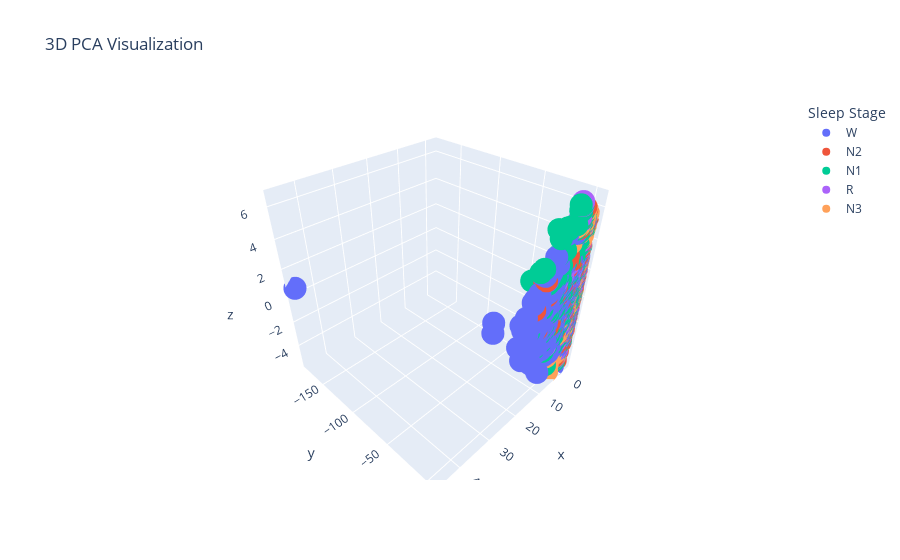

Notebook code cell kept with this figure:
### Code cell
import plotly.express as px
fig = px.scatter_3d(
    x=X_pca[:, 0], y=X_pca[:, 1], z=X_pca[:, 2],
    color=y_balanced,
    labels={'color': 'Sleep Stage'},
    title='3D PCA Visualization'
)
fig.show()

### Figure 1 — Plotly figure (JSON) as saved in the notebook; plotly's stock layout.template omitted (floating-point values rounded to 4 significant figures; data arrays with more than 128 entries replaced by an {"elided": "..."} marker saying what was removed)
{"data": [{"hovertemplate": "Sleep Stage=W<br>x=%{x}<br>y=%{y}<br>z=%{z}<extra></extra>", "legendgroup": "W", "marker": {"color": "#636efa", "symbol": "circle"}, "mode": "markers", "name": "W", "scene": "scene", "showlegend": true, "type": "scatter3d", "x": {"elided": "2141 float values"}, "y": {"elided": "2141 float values"}, "z": {"elided": "2141 float values"}}, {"hovertemplate": "Sleep Stage=N2<br>x=%{x}<br>y=%{y}<br>z=%{z}<extra></extra>", "legendgroup": "N2", "marker": {"color": "#EF553B", "symbol": "circle"}, "mode": "markers", "name": "N2", "scene": "scene", "showlegend": true, "type": "scatter3d", "x": {"elided": "2141 float values"}, "y": {"elided": "2141 float values"}, "z": {"elided": "2141 float values"}}, {"hovertemplate": "Sleep Stage=N1<br>x=%{x}<br>y=%{y}<br>z=%{z}<extra></extra>", "legendgroup": "N1", "marker": {"color": "#00cc96", "symbol": "circle"}, "mode": "markers", "name": "N1", "scene": "scene", "showlegend": true, "type": "scatter3d", "x": {"elided": "2141 float values"}, "y": {"elided": "2141 float values"}, "z": {"elided": "2141 float values"}}, {"hovertemplate": "Sleep Stage=R<br>x=%{x}<br>y=%{y}<br>z=%{z}<extra></extra>", "legendgroup": "R", "marker": {"color": "#ab63fa", "symbol": "circle"}, "mode": "markers", "name": "R", "scene": "scene", "showlegend": true, "type": "scatter3d", "x": {"elided": "2141 float values"}, "y": {"elided": "2141 float values"}, "z": {"elided": "2141 float values"}}, {"hovertemplate": "Sleep Stage=N3<br>x=%{x}<br>y=%{y}<br>z=%{z}<extra></extra>", "legendgroup": "N3", "marker": {"color": "#FFA15A", "symbol": "circle"}, "mode": "markers", "name": "N3", "scene": "scene", "showlegend": true, "type": "scatter3d", "x": {"elided": "2141 float values"}, "y": {"elided": "2141 float values"}, "z": {"elided": "2141 float values"}}], "layout": {"legend": {"title": {"text": "Sleep Stage"}, "tracegroupgap": 0}, "scene": {"domain": {"x": [0, 1], "y": [0, 1]}, "xaxis": {"title": {"text": "x"}}, "yaxis": {"title": {"text": "y"}}, "zaxis": {"title": {"text": "z"}}}, "title": {"text": "3D PCA Visualization"}}}
